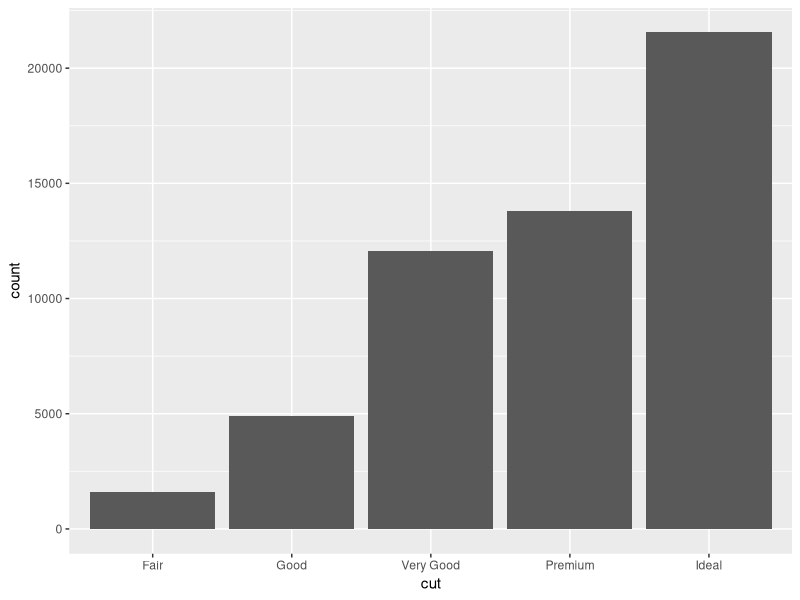
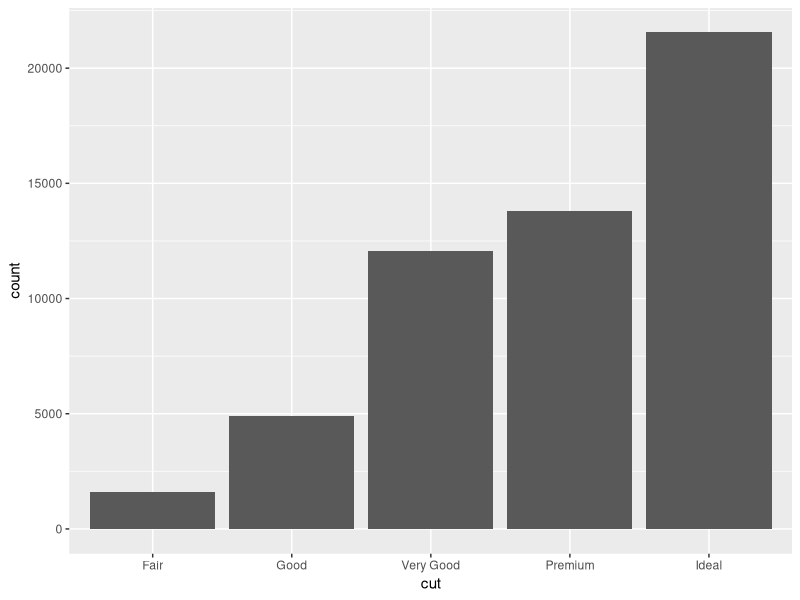
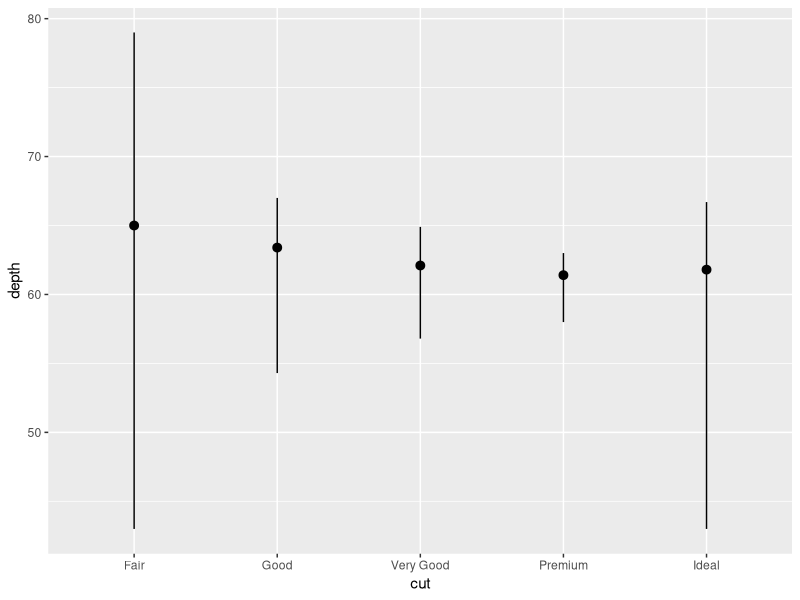
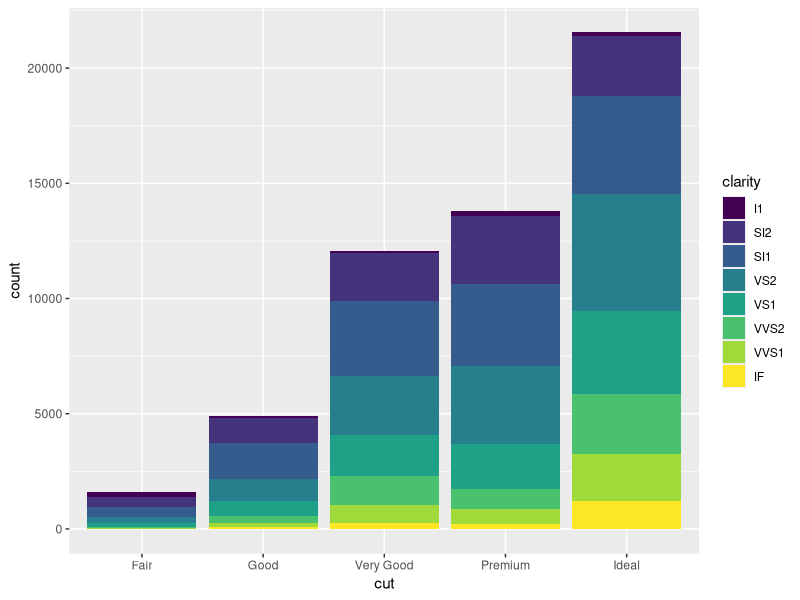
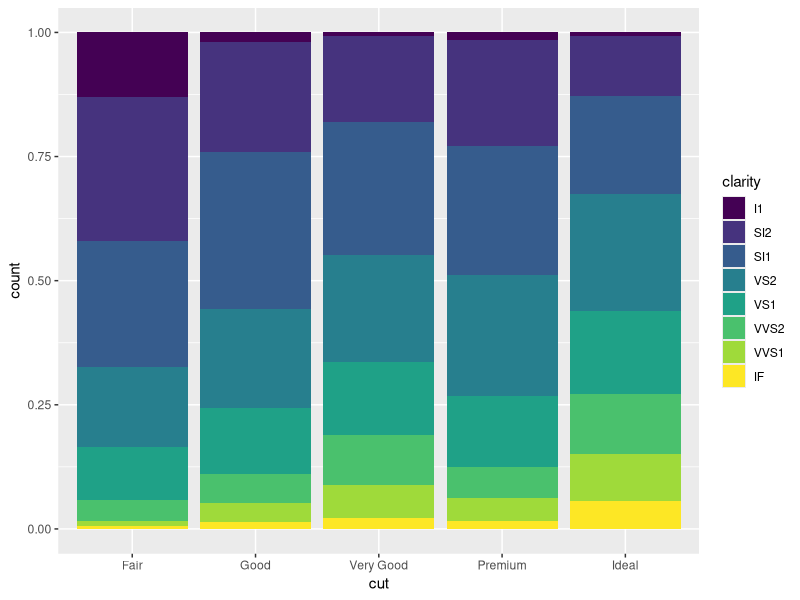
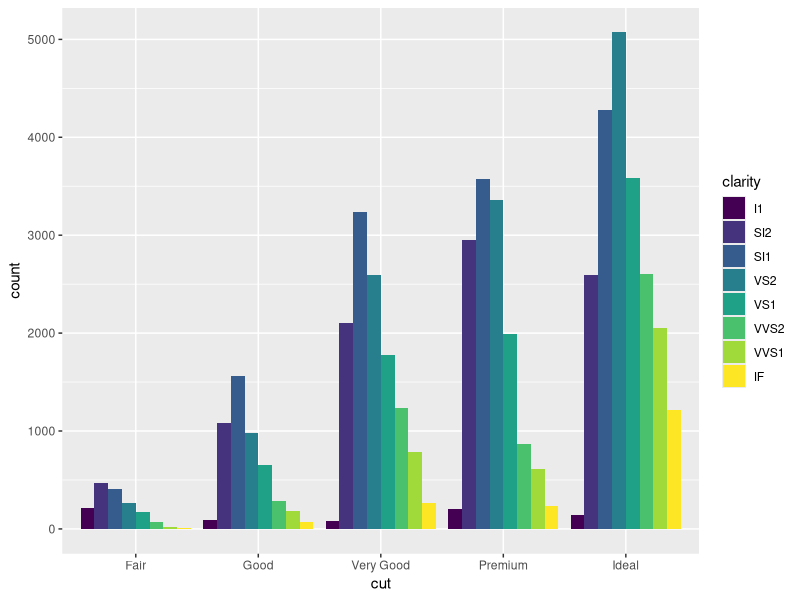
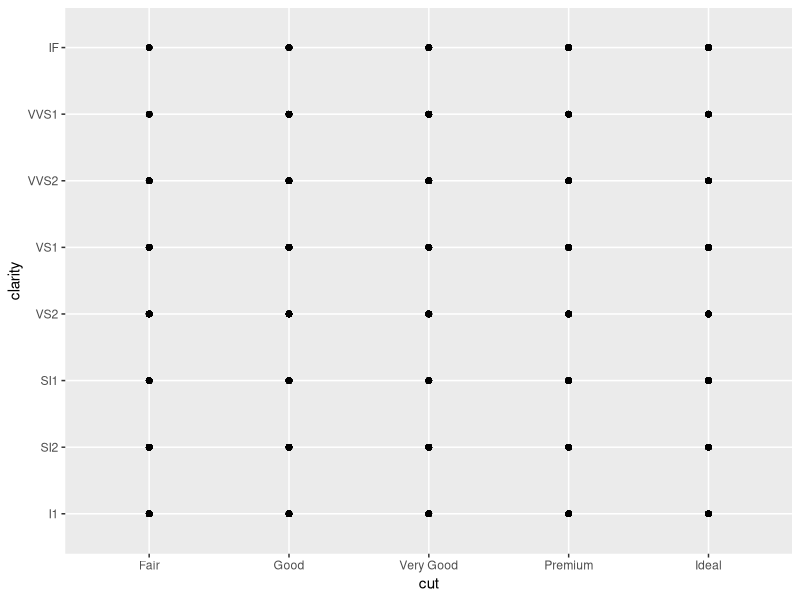
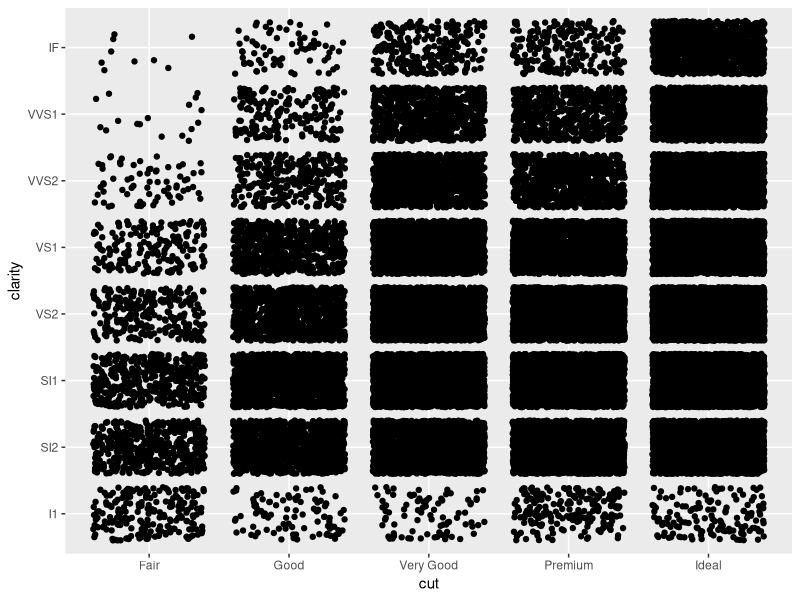

Generate these figures, in order, with R:
# Exercise 2: advanced ggplot2 practice

# Install and load the `ggplot2` package
#install.packages('ggplot2')
library(ggplot2)

# For this exercise you will again be working with the `diamonds` data set.
# Use `?diamonds` to review details about this data set
?diamonds

## Statistical Transformations

# Draw a bar chart of the diamonds data, organized by cut
# Each bar's height is based on the "count" (number) of diamonds with that cut
ggplot(data = diamonds) +
  geom_bar(mapping = aes(x = cut))

# Use the `stat_count` to apply the statistical transformation "count" to the 
# diamonds by cut. You do not need a separate geometry layer!
ggplot(data = diamonds) +
  stat_count(mapping = aes(x = cut))

# Use the `stat_summary` function to draw a chart with a summary layer.
# Map the x-position to diamond `cut`, and the y-position to diamond `depth`
# Bonus: use `min` as the function ymin, `max` as the function ymax, and `median` 
# as the function y

ggplot(data = diamonds) +
  stat_summary(mapping = aes(x = cut, y = depth),
               fun.ymin = min, fun.ymax = max, fun.y = median)


## Position Adjustments

# Draw a bar chart of diamonds organized by cut, with each bar filled by clarity.
# You should see a _stacked_ bar chart.
ggplot(data = diamonds) +
  geom_bar(mapping = aes(x = cut, fill = clarity))


# Draw the same chart again, but with each element positioned to "fill" the y axis
ggplot(data = diamonds) +
  geom_bar(mapping = aes(x = cut, fill = clarity), position = "fill")


# Draw the same chart again, but with each element positioned to "dodge" each other
ggplot(data = diamonds) +
  geom_bar(mapping = aes(x = cut, fill = clarity), position = "dodge")

# Draw a plot with point geometry with the x-position mapped to `cut` and the 
# y-position mapped to `clarity`
# This creates a "grid" grouping the points
ggplot(data = diamonds) +
  geom_point(mapping = aes(x = cut, y = clarity))


# Use the "jitter" position adjustment to keep the points from all overlapping!
# (This works a little better with a sample of diamond data, such as from the 
# previous exercise).
ggplot(data = diamonds) +
  geom_point(mapping = aes(x = cut, y = clarity), position = "jitter")


## Scales

# Draw a "boxplot" (with `geom_boxplot`) for the diamond's price (y) by color (x)
ggplot(data = diamonds) +
  geom_boxplot(mapping = aes(x = color, y = price))

# This has a lot of outliers, making it harder to read. To fix this, draw the 
# same plot but with a _logarithmic_ scale for the y axis.
ggplot(data = diamonds) +
  geom_boxplot(mapping = aes(x = color, y = price)) +
  scale_y_log10()

# For another version, draw the same plot but with `violin` geometry instead of 
# `boxplot` geometry!
# How does the logarithmic scale change the data presentation?
ggplot(data = diamonds) +
  geom_violin(mapping = aes(x = color, y = price)) +
  scale_y_log10()

# Another interesting plot: draw a plot of the diamonds price (y) by carat (x), 
# using a heatmap of 2d bins (geom_bin2d)
# What happens when you make the x and y channels scale logarithmically?
ggplot(data = diamonds) +
  geom_bin2d(mapping = aes(x = carat, y = price)) +
  scale_x_log10() +
  scale_y_log10()

# Draw a scatter plot for the diamonds price (y) by carat (x). Color each point
# by the clarity (Remember, this will take a while. Use a sample of the diamonds 
# for faster results)
ggplot(data = diamonds) +
  geom_point(mapping = aes(x = carat, y = price, color = clarity))

# Change the color of the previous plot using a ColorBrewer scale of your choice. 
# What looks nice?
ggplot(data = diamonds) +
  geom_point(mapping = aes(x = carat, y = price, color = clarity)) +
  scale_color_brewer(palette = "Spectral")



## Coordinate Systems

# Draw a bar chart with x-position and fill color BOTH mapped to cut
# For best results, SET the `width` of the geometry to be 1 (fill plot, no space
# between)
# TIP: You can save the plot to a variable for easier modifications
bar_plot <- ggplot(data = diamonds) +
  geom_bar(mapping = aes(x = cut, fill = cut), width = 1)
bar_plot

# Draw the same chart, but with the coordinate system flipped
bar_plot + coord_flip()

# Draw the same chart, but in a polar coordinate system. It's a Coxcomb chart!
bar_plot + coord_polar()


## Facets

# Take the scatter plot of price by carat data (colored by clarity) and add 
# _facets_ based on the diamond's `color`
ggplot(data = diamonds) +
  geom_point(mapping = aes(x = carat, y = price, color = clarity)) +
  scale_color_brewer(palette = "Spectal") +
  facet_wrap(~color)


## Saving Plots

# Use the `ggsave()` function to save the current (recent) plot to disk.
# Name the output file "my-plot.png".
# Make sure you've set the working directory!!

ggsave("my-plot.png")
